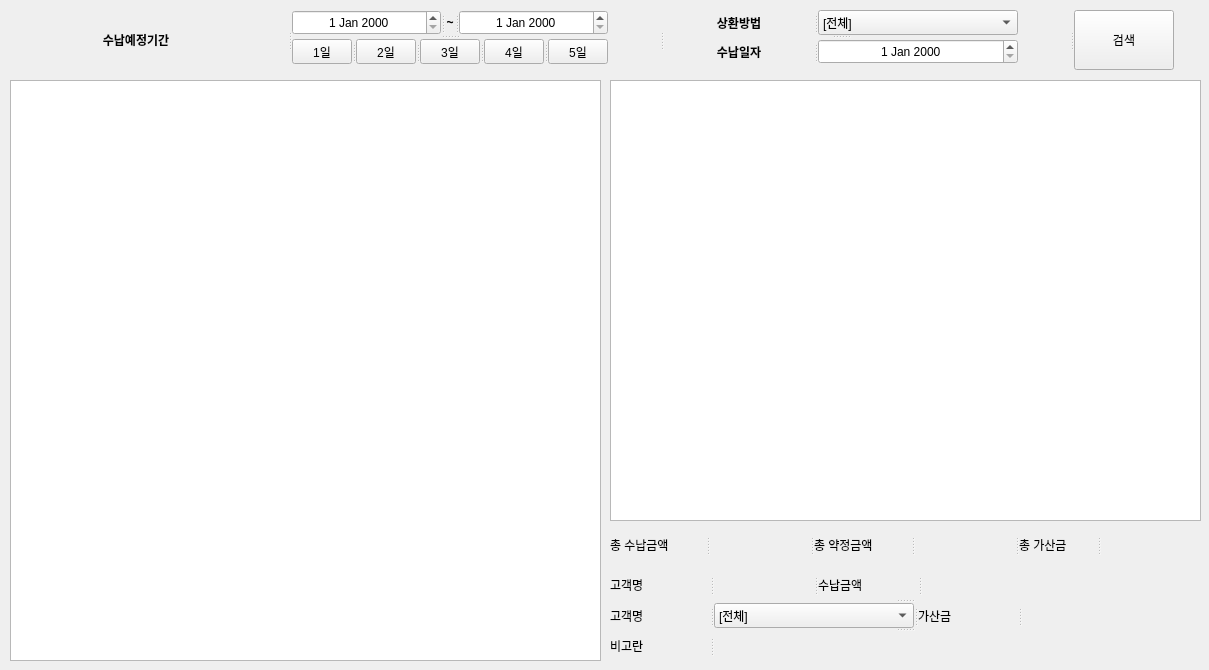
<?xml version="1.0" encoding="UTF-8"?>
<ui version="4.0">
 <class>MainWindow</class>
 <widget class="QMainWindow" name="MainWindow">
  <property name="geometry">
   <rect>
    <x>0</x>
    <y>0</y>
    <width>1209</width>
    <height>670</height>
   </rect>
  </property>
  <property name="sizePolicy">
   <sizepolicy hsizetype="Preferred" vsizetype="Preferred">
    <horstretch>120</horstretch>
    <verstretch>0</verstretch>
   </sizepolicy>
  </property>
  <property name="minimumSize">
   <size>
    <width>1209</width>
    <height>670</height>
   </size>
  </property>
  <property name="maximumSize">
   <size>
    <width>1209</width>
    <height>670</height>
   </size>
  </property>
  <property name="windowTitle">
   <string>MainWindow</string>
  </property>
  <widget class="QWidget" name="centralwidget">
   <widget class="QTableView" name="tableView_4">
    <property name="geometry">
     <rect>
      <x>610</x>
      <y>80</y>
      <width>591</width>
      <height>441</height>
     </rect>
    </property>
    <property name="minimumSize">
     <size>
      <width>591</width>
      <height>441</height>
     </size>
    </property>
    <property name="maximumSize">
     <size>
      <width>591</width>
      <height>441</height>
     </size>
    </property>
   </widget>
   <widget class="QTableView" name="tableView_3">
    <property name="geometry">
     <rect>
      <x>10</x>
      <y>80</y>
      <width>591</width>
      <height>581</height>
     </rect>
    </property>
    <property name="minimumSize">
     <size>
      <width>591</width>
      <height>581</height>
     </size>
    </property>
    <property name="maximumSize">
     <size>
      <width>591</width>
      <height>581</height>
     </size>
    </property>
   </widget>
   <widget class="QSplitter" name="splitter_19">
    <property name="geometry">
     <rect>
      <x>610</x>
      <y>530</y>
      <width>591</width>
      <height>30</height>
     </rect>
    </property>
    <property name="minimumSize">
     <size>
      <width>0</width>
      <height>30</height>
     </size>
    </property>
    <property name="maximumSize">
     <size>
      <width>630</width>
      <height>30</height>
     </size>
    </property>
    <property name="orientation">
     <enum>Qt::Horizontal</enum>
    </property>
    <widget class="QLabel" name="label_7">
     <property name="maximumSize">
      <size>
       <width>100</width>
       <height>16777215</height>
      </size>
     </property>
     <property name="text">
      <string>총 수납금액</string>
     </property>
    </widget>
    <widget class="QLabel" name="label_8">
     <property name="minimumSize">
      <size>
       <width>100</width>
       <height>0</height>
      </size>
     </property>
     <property name="maximumSize">
      <size>
       <width>100</width>
       <height>16777215</height>
      </size>
     </property>
     <property name="text">
      <string/>
     </property>
    </widget>
    <widget class="QLabel" name="label_9">
     <property name="minimumSize">
      <size>
       <width>0</width>
       <height>30</height>
      </size>
     </property>
     <property name="maximumSize">
      <size>
       <width>100</width>
       <height>30</height>
      </size>
     </property>
     <property name="text">
      <string>총 약정금액</string>
     </property>
    </widget>
    <widget class="QLabel" name="label_10">
     <property name="minimumSize">
      <size>
       <width>100</width>
       <height>0</height>
      </size>
     </property>
     <property name="maximumSize">
      <size>
       <width>100</width>
       <height>16777215</height>
      </size>
     </property>
     <property name="text">
      <string/>
     </property>
    </widget>
    <widget class="QLabel" name="label_11">
     <property name="maximumSize">
      <size>
       <width>100</width>
       <height>16777215</height>
      </size>
     </property>
     <property name="text">
      <string>총 가산금</string>
     </property>
    </widget>
    <widget class="QLabel" name="label_12">
     <property name="minimumSize">
      <size>
       <width>100</width>
       <height>0</height>
      </size>
     </property>
     <property name="maximumSize">
      <size>
       <width>100</width>
       <height>16777215</height>
      </size>
     </property>
     <property name="text">
      <string/>
     </property>
    </widget>
   </widget>
   <widget class="QSplitter" name="splitter_4">
    <property name="geometry">
     <rect>
      <x>10</x>
      <y>10</y>
      <width>1191</width>
      <height>60</height>
     </rect>
    </property>
    <property name="minimumSize">
     <size>
      <width>1191</width>
      <height>60</height>
     </size>
    </property>
    <property name="maximumSize">
     <size>
      <width>998</width>
      <height>56</height>
     </size>
    </property>
    <property name="orientation">
     <enum>Qt::Horizontal</enum>
    </property>
    <widget class="QLabel" name="customerMarried_4">
     <property name="maximumSize">
      <size>
       <width>200</width>
       <height>60</height>
      </size>
     </property>
     <property name="font">
      <font>
       <pointsize>9</pointsize>
       <weight>75</weight>
       <bold>true</bold>
      </font>
     </property>
     <property name="mouseTracking">
      <bool>true</bool>
     </property>
     <property name="text">
      <string>수납예정기간</string>
     </property>
     <property name="alignment">
      <set>Qt::AlignCenter</set>
     </property>
    </widget>
    <widget class="QSplitter" name="splitter_16">
     <property name="orientation">
      <enum>Qt::Vertical</enum>
     </property>
     <widget class="QSplitter" name="splitter_15">
      <property name="orientation">
       <enum>Qt::Horizontal</enum>
      </property>
      <widget class="QDateEdit" name="DateEdit_3">
       <property name="maximumSize">
        <size>
         <width>250</width>
         <height>16777215</height>
        </size>
       </property>
       <property name="mouseTracking">
        <bool>false</bool>
       </property>
       <property name="focusPolicy">
        <enum>Qt::TabFocus</enum>
       </property>
       <property name="autoFillBackground">
        <bool>false</bool>
       </property>
       <property name="frame">
        <bool>true</bool>
       </property>
       <property name="alignment">
        <set>Qt::AlignCenter</set>
       </property>
       <property name="buttonSymbols">
        <enum>QAbstractSpinBox::UpDownArrows</enum>
       </property>
       <property name="accelerated">
        <bool>false</bool>
       </property>
       <property name="correctionMode">
        <enum>QAbstractSpinBox::CorrectToPreviousValue</enum>
       </property>
       <property name="calendarPopup">
        <bool>false</bool>
       </property>
       <property name="date">
        <date>
         <year>2000</year>
         <month>1</month>
         <day>1</day>
        </date>
       </property>
      </widget>
      <widget class="QLabel" name="customerMarried_5">
       <property name="maximumSize">
        <size>
         <width>20</width>
         <height>16777215</height>
        </size>
       </property>
       <property name="font">
        <font>
         <pointsize>9</pointsize>
         <weight>75</weight>
         <bold>true</bold>
        </font>
       </property>
       <property name="mouseTracking">
        <bool>true</bool>
       </property>
       <property name="text">
        <string>~</string>
       </property>
       <property name="alignment">
        <set>Qt::AlignCenter</set>
       </property>
      </widget>
      <widget class="QDateEdit" name="DateEdit_4">
       <property name="maximumSize">
        <size>
         <width>250</width>
         <height>25</height>
        </size>
       </property>
       <property name="mouseTracking">
        <bool>false</bool>
       </property>
       <property name="focusPolicy">
        <enum>Qt::TabFocus</enum>
       </property>
       <property name="autoFillBackground">
        <bool>false</bool>
       </property>
       <property name="frame">
        <bool>true</bool>
       </property>
       <property name="alignment">
        <set>Qt::AlignCenter</set>
       </property>
       <property name="buttonSymbols">
        <enum>QAbstractSpinBox::UpDownArrows</enum>
       </property>
       <property name="accelerated">
        <bool>false</bool>
       </property>
       <property name="correctionMode">
        <enum>QAbstractSpinBox::CorrectToPreviousValue</enum>
       </property>
       <property name="calendarPopup">
        <bool>false</bool>
       </property>
       <property name="date">
        <date>
         <year>2000</year>
         <month>1</month>
         <day>1</day>
        </date>
       </property>
      </widget>
     </widget>
     <widget class="QSplitter" name="splitter_14">
      <property name="orientation">
       <enum>Qt::Horizontal</enum>
      </property>
      <widget class="QPushButton" name="pushButton_8">
       <property name="maximumSize">
        <size>
         <width>60</width>
         <height>25</height>
        </size>
       </property>
       <property name="text">
        <string>1일</string>
       </property>
      </widget>
      <widget class="QPushButton" name="pushButton_10">
       <property name="maximumSize">
        <size>
         <width>60</width>
         <height>25</height>
        </size>
       </property>
       <property name="text">
        <string>2일</string>
       </property>
      </widget>
      <widget class="QPushButton" name="pushButton_9">
       <property name="maximumSize">
        <size>
         <width>60</width>
         <height>25</height>
        </size>
       </property>
       <property name="text">
        <string>3일</string>
       </property>
      </widget>
      <widget class="QPushButton" name="pushButton_7">
       <property name="maximumSize">
        <size>
         <width>60</width>
         <height>25</height>
        </size>
       </property>
       <property name="text">
        <string>4일</string>
       </property>
      </widget>
      <widget class="QPushButton" name="pushButton_11">
       <property name="maximumSize">
        <size>
         <width>60</width>
         <height>25</height>
        </size>
       </property>
       <property name="text">
        <string>5일</string>
       </property>
      </widget>
     </widget>
    </widget>
    <widget class="QSplitter" name="splitter_3">
     <property name="orientation">
      <enum>Qt::Vertical</enum>
     </property>
     <widget class="QSplitter" name="splitter_2">
      <property name="orientation">
       <enum>Qt::Horizontal</enum>
      </property>
      <widget class="QLabel" name="customerMarried_9">
       <property name="maximumSize">
        <size>
         <width>150</width>
         <height>25</height>
        </size>
       </property>
       <property name="font">
        <font>
         <pointsize>9</pointsize>
         <weight>75</weight>
         <bold>true</bold>
        </font>
       </property>
       <property name="mouseTracking">
        <bool>true</bool>
       </property>
       <property name="text">
        <string>상환방법</string>
       </property>
       <property name="alignment">
        <set>Qt::AlignCenter</set>
       </property>
      </widget>
      <widget class="QComboBox" name="comboBox_3">
       <property name="minimumSize">
        <size>
         <width>100</width>
         <height>0</height>
        </size>
       </property>
       <property name="maximumSize">
        <size>
         <width>200</width>
         <height>25</height>
        </size>
       </property>
       <item>
        <property name="text">
         <string>[전체]</string>
        </property>
       </item>
       <item>
        <property name="text">
         <string>월변</string>
        </property>
       </item>
       <item>
        <property name="text">
         <string>일변</string>
        </property>
       </item>
      </widget>
     </widget>
     <widget class="QSplitter" name="splitter">
      <property name="orientation">
       <enum>Qt::Horizontal</enum>
      </property>
      <widget class="QSplitter" name="splitter_13">
       <property name="orientation">
        <enum>Qt::Horizontal</enum>
       </property>
       <widget class="QLabel" name="customerMarried_10">
        <property name="minimumSize">
         <size>
          <width>150</width>
          <height>0</height>
         </size>
        </property>
        <property name="maximumSize">
         <size>
          <width>150</width>
          <height>25</height>
         </size>
        </property>
        <property name="font">
         <font>
          <pointsize>9</pointsize>
          <weight>75</weight>
          <bold>true</bold>
         </font>
        </property>
        <property name="mouseTracking">
         <bool>true</bool>
        </property>
        <property name="text">
         <string>수납일자</string>
        </property>
        <property name="alignment">
         <set>Qt::AlignCenter</set>
        </property>
       </widget>
      </widget>
      <widget class="QDateEdit" name="DateEdit_5">
       <property name="maximumSize">
        <size>
         <width>250</width>
         <height>16777215</height>
        </size>
       </property>
       <property name="mouseTracking">
        <bool>false</bool>
       </property>
       <property name="focusPolicy">
        <enum>Qt::TabFocus</enum>
       </property>
       <property name="autoFillBackground">
        <bool>false</bool>
       </property>
       <property name="frame">
        <bool>true</bool>
       </property>
       <property name="alignment">
        <set>Qt::AlignCenter</set>
       </property>
       <property name="buttonSymbols">
        <enum>QAbstractSpinBox::UpDownArrows</enum>
       </property>
       <property name="accelerated">
        <bool>false</bool>
       </property>
       <property name="correctionMode">
        <enum>QAbstractSpinBox::CorrectToPreviousValue</enum>
       </property>
       <property name="calendarPopup">
        <bool>false</bool>
       </property>
       <property name="date">
        <date>
         <year>2000</year>
         <month>1</month>
         <day>1</day>
        </date>
       </property>
      </widget>
     </widget>
    </widget>
    <widget class="QPushButton" name="pushButton_12">
     <property name="maximumSize">
      <size>
       <width>100</width>
       <height>60</height>
      </size>
     </property>
     <property name="text">
      <string>검색</string>
     </property>
    </widget>
   </widget>
   <widget class="QSplitter" name="splitter_8">
    <property name="geometry">
     <rect>
      <x>610</x>
      <y>570</y>
      <width>590</width>
      <height>90</height>
     </rect>
    </property>
    <property name="minimumSize">
     <size>
      <width>590</width>
      <height>90</height>
     </size>
    </property>
    <property name="maximumSize">
     <size>
      <width>590</width>
      <height>90</height>
     </size>
    </property>
    <property name="orientation">
     <enum>Qt::Vertical</enum>
    </property>
    <widget class="QSplitter" name="splitter_7">
     <property name="orientation">
      <enum>Qt::Horizontal</enum>
     </property>
     <widget class="QLabel" name="label_13">
      <property name="maximumSize">
       <size>
        <width>100</width>
        <height>16777215</height>
       </size>
      </property>
      <property name="text">
       <string>고객명</string>
      </property>
     </widget>
     <widget class="QLabel" name="label_14">
      <property name="minimumSize">
       <size>
        <width>100</width>
        <height>0</height>
       </size>
      </property>
      <property name="maximumSize">
       <size>
        <width>100</width>
        <height>16777215</height>
       </size>
      </property>
      <property name="text">
       <string/>
      </property>
     </widget>
     <widget class="QLabel" name="label_15">
      <property name="maximumSize">
       <size>
        <width>100</width>
        <height>16777215</height>
       </size>
      </property>
      <property name="text">
       <string>수납금액</string>
      </property>
     </widget>
     <widget class="QLabel" name="label_16">
      <property name="minimumSize">
       <size>
        <width>100</width>
        <height>0</height>
       </size>
      </property>
      <property name="maximumSize">
       <size>
        <width>100</width>
        <height>16777215</height>
       </size>
      </property>
      <property name="text">
       <string/>
      </property>
     </widget>
    </widget>
    <widget class="QSplitter" name="splitter_6">
     <property name="orientation">
      <enum>Qt::Horizontal</enum>
     </property>
     <widget class="QLabel" name="label_19">
      <property name="maximumSize">
       <size>
        <width>100</width>
        <height>16777215</height>
       </size>
      </property>
      <property name="text">
       <string>고객명</string>
      </property>
     </widget>
     <widget class="QComboBox" name="comboBox_4">
      <property name="minimumSize">
       <size>
        <width>100</width>
        <height>0</height>
       </size>
      </property>
      <property name="maximumSize">
       <size>
        <width>200</width>
        <height>25</height>
       </size>
      </property>
      <item>
       <property name="text">
        <string>[전체]</string>
       </property>
      </item>
      <item>
       <property name="text">
        <string>이체</string>
       </property>
      </item>
      <item>
       <property name="text">
        <string>현금</string>
       </property>
      </item>
      <item>
       <property name="text">
        <string>대체</string>
       </property>
      </item>
      <item>
       <property name="text">
        <string>대변</string>
       </property>
      </item>
      <item>
       <property name="text">
        <string>추심</string>
       </property>
      </item>
     </widget>
     <widget class="QLabel" name="label_18">
      <property name="maximumSize">
       <size>
        <width>100</width>
        <height>16777215</height>
       </size>
      </property>
      <property name="text">
       <string>가산금</string>
      </property>
     </widget>
     <widget class="QLabel" name="label_17">
      <property name="minimumSize">
       <size>
        <width>100</width>
        <height>0</height>
       </size>
      </property>
      <property name="maximumSize">
       <size>
        <width>100</width>
        <height>16777215</height>
       </size>
      </property>
      <property name="text">
       <string/>
      </property>
     </widget>
    </widget>
    <widget class="QSplitter" name="splitter_5">
     <property name="orientation">
      <enum>Qt::Horizontal</enum>
     </property>
     <widget class="QLabel" name="label_20">
      <property name="maximumSize">
       <size>
        <width>100</width>
        <height>16777215</height>
       </size>
      </property>
      <property name="text">
       <string>비고란</string>
      </property>
     </widget>
     <widget class="QLabel" name="label_21">
      <property name="minimumSize">
       <size>
        <width>100</width>
        <height>0</height>
       </size>
      </property>
      <property name="maximumSize">
       <size>
        <width>100</width>
        <height>16777215</height>
       </size>
      </property>
      <property name="text">
       <string/>
      </property>
     </widget>
    </widget>
   </widget>
  </widget>
 </widget>
 <resources/>
 <connections/>
</ui>
